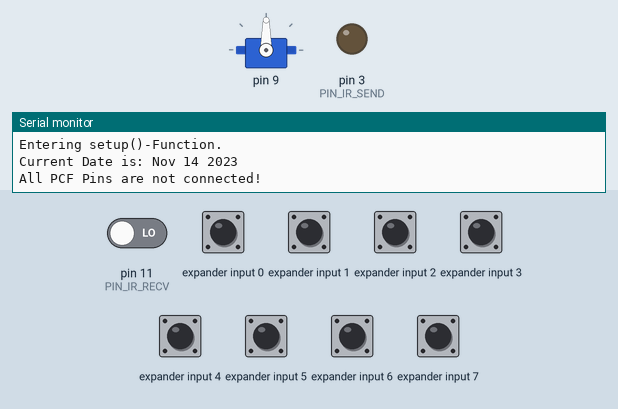
Recording of a sketch running on a simulated Arduino Mega 2560, built with avr-gcc and run on an emulated ATmega2560. Parts: servo, output pins drawn as LEDs (lit = HIGH), the last lines printed to the serial monitor. Wiring (inferred from the names in the program): PCF8574 port expander at I2C address 0x38. Inputs (shaded band) come from the test bench; at power-on: expander input 0–7 HIGH, pin 11 (PIN_IR_RECV) LOW.

Above: at 1.3 s.
1.4 s: expander input 4 pulled LOW for 0.15 s
At 1.55 s:
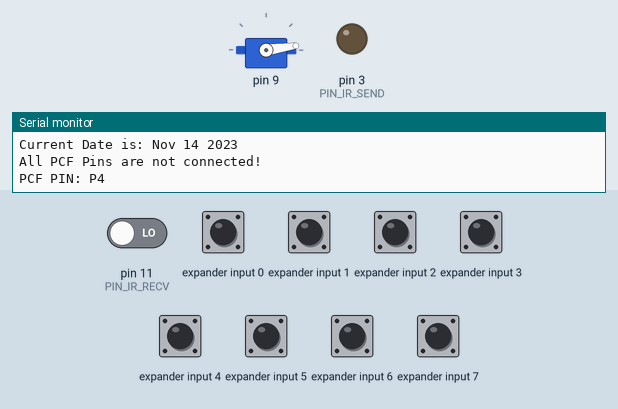
4.4 s: expander input 5 pulled LOW for 0.15 s
At 10.3 s:
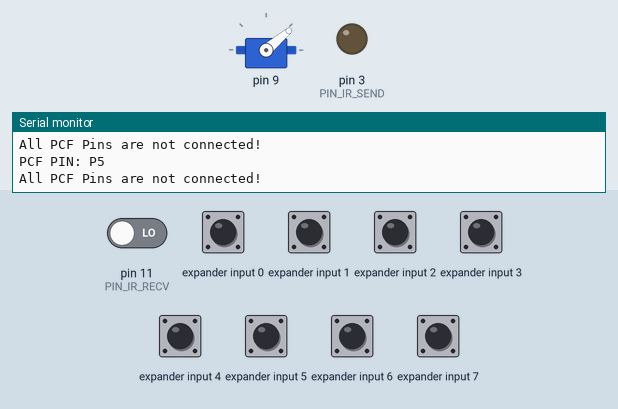
Timing chart, 0 to 11.8 s (numbered marks = the images above; inputs shaded):
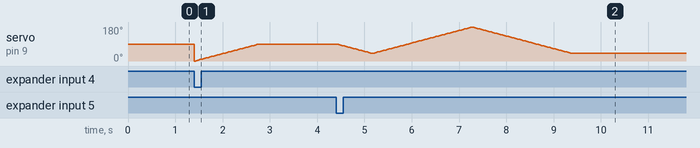

The sketch:

PCF8574_Servo_IR_SerialMonitor.ino
```cpp
/**
 * Demo: setzt den Servo in Bewegung, wenn P4 oder P5 des Expanders mit GND verbunden sind.
 * Enthält zusätzlich eine IR Lichtschranke: Servo reagiert auf Unterbrechung.
 *
 * Baustein: PCF8574 IO Erweiterungskarte I/O I2C-Bus Modul Leichtbau Expansion Board TE255
 * The PCF8574 IO Expansion Board is an 8-bit remote I / O expander for I2C bus.
 * See also: http://www.nxp.com/documents/data_sheet/PCF8574.pdf
 *
 * Addressing:
 * Device Address (slave address): 0
 *   7 bits: b0111AAA): 0x38 (if A2-A0 => b000)
 *
 * I2C am Arduino Nano:
 * Vcc  -  5V
 * GND  -  GND
 * SDA  -  A4
 * SCL  -  A5
 *
 * http://wiring.org.co/reference/libraries/Wire/index.html
 *
 * IR Receiver (VS1838B TL1838 1838 Infrared Receiver Head Universal IR Receiver 38kHz):
 * OUT  -  D11
 * GND  -  GND
 * Vcc   -  5V
 *
 * IR Diode:
 * Vcc  -  D3  (Resistor: 100 Ohm erforderlich)
 * GND  -  GND
 *
 * Micro Servo (SG90):
 * GND   -  GND
 * Vcc   -  5V
 * PWM   -  PWM on Pins 3, 5, 6, 9, 10, and 11
 *
 * Required for IR:
 * http://z3t0.github.io/Arduino-IRremote/
 * https://github.com/z3t0/Arduino-IRremote
 *
 * LED: 13. There is a built-in LED connected to digital pin 13.
 *
 * Created: 2016/06/28 Frank
 */

#include <Wire.h>
#include <Servo.h>
#include <IRremote.h>

#define PIN_IR_KHZ 38
#define PIN_IR_RECV 11
#define PIN_IR_SEND 3

#define PIN_BUILTIN_LED 13


// ===================================================================
// Global variables
// ===================================================================

// Servos
Servo servos[1];

// IR
IRrecv irrecv(PIN_IR_RECV);

// i2c
int address = 0x38;    // 0x38 = Address Bits A2-A0: b000
int error = 0;         // error code
uint8_t data = 0;      // 0xFF = alle PINs HIGH; 0xEF = P0 ist mit GND verbunden
uint8_t i2c_back = 0;  // Save old i2c-data

// ===================================================================
// Servo tool functions
// ===================================================================

// merke letzte Position
int pos;

void servo_test(Servo* myservo, int min = 40, int max = 140 ) {

  for(pos = min; pos < max; pos += 1) {
    myservo->write(pos);
    delay(15);
  }
  for(pos = max; pos>=min; pos-=1) {
    myservo->write(pos);
    delay(15);
  }
}

void servo_start(Servo* myservo, int start = 90) {

  if ( pos < start ) {
    for(; pos < start; pos += 1) {
      myservo->write(pos);
      delay(15);
    }
  }
  if (pos > start) {
    for(; pos > start; pos-=1) {
      myservo->write(pos);
      delay(15);
    }
  }
}

// ===================================================================
// Arduino Setup
// ===================================================================

void setup()
{
  Serial.begin(9600);
  Serial.println("Using: PCF8574");
  Serial.println("https://www.arduino.cc/en/Reference/Wire");
  Serial.println("http://www.nxp.com/documents/data_sheet/PCF8574.pdf");
  Serial.println("Serial Monitoring is started.");
  Serial.println("Entering setup()-Function.");
  Serial.print("Current Date is: ");
  Serial.println(__DATE__);

  // initialize i2c bus
  Wire.begin(); // join i2c bus (address optional for master)

  // initialize servos
  servos[0].attach(9);

  // Initialize IR
  pinMode(PIN_IR_RECV, INPUT);
  pinMode(PIN_IR_SEND, OUTPUT);
  // irsend.enableIROut(PIN_SEND_FREQ);
  // irsend.mark(0);
}

// ===================================================================
// Arduino Loop
// ===================================================================

void loop()
{
  Wire.beginTransmission(address); // Beginne mit der Datenübertragung für Gerät (0x38)
                                // device address is specified in datasheet
  Wire.requestFrom(address, 1);  // request 1 byte from device on address
  if ( !Wire.available() ) {
#if defined(SERIAL_DEBUG)
    Serial.print("Wire available: ");
    Serial.print(address, HEX);
    Serial.println(" [ERROR]");
#endif
  }

  i2c_back = data;    // save old i2c data
  data = Wire.read(); // get new i2c data
#if defined(SERIAL_DEBUG)
  Serial.print("Debug data: ");
  Serial.println(data, HEX);
#endif

  if ( i2c_back != data )
  switch(data) {
  case 0xFF:
    Serial.println("All PCF Pins are not connected!");
    break;
  case 0xFE:
    Serial.println("PCF PIN: P0");
    break;
  case 0xFD:
    Serial.println("PCF PIN: P1");
    break;
  case 0xFB:
    Serial.println("PCF PIN: P2");
    break;
  case 0xF7:
    Serial.println("PCF PIN: P3");
    break;
  case 0xEF:
    Serial.println("PCF PIN: P4");
    servo_start(&servos[0]);
    break;
  case 0xDF:
    Serial.println("PCF PIN: P5");
    digitalWrite(PIN_BUILTIN_LED, HIGH);
    servo_start(&servos[0], 40);
    servo_test(&servos[0], 40, 180);
    digitalWrite(PIN_BUILTIN_LED, LOW);
    break;
  case 0xBF:
    Serial.println("PCF PIN: P6");
    break;
  case 0x7F:
    Serial.println("PCF PIN: P7");
    break;
  }

  error = Wire.endTransmission();     // stop transmitting
  if ( error != 0 ) {
    Serial.print("  Wire.endTransmission(): ");
    Serial.println(error);
  }

  int irrec = digitalRead(PIN_IR_RECV);
  if (irrec && false) {
    Serial.print("  IR receiver read: ");
    Serial.println(irrec);
    digitalWrite(PIN_BUILTIN_LED, HIGH);
    servo_start(&servos[0], 60);
    servo_test(&servos[0], 60, 120);
    digitalWrite(PIN_BUILTIN_LED, LOW);
  }

  delay(1);
}
```
